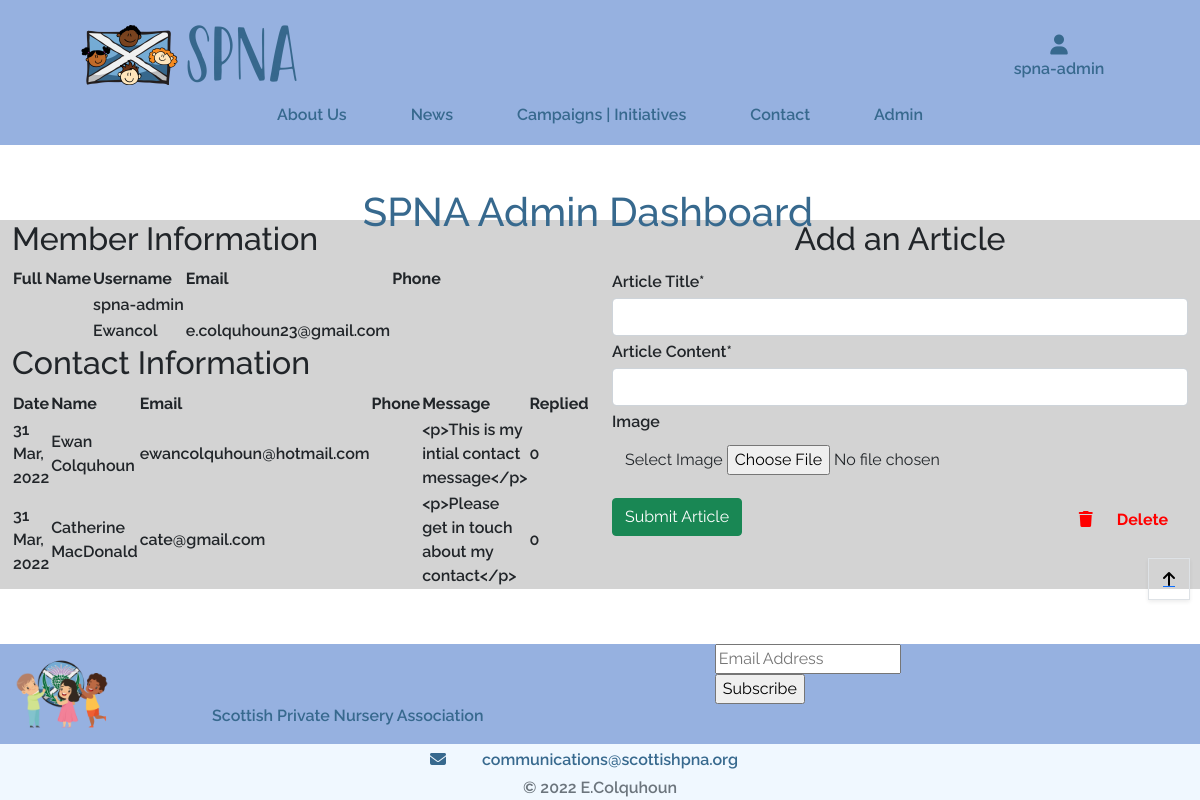
Page /spna_admin/ (signed in) on the committed database.
### contact/models.py (models this page shows, shortened)
class Contact(models.Model):
    name = models.CharField(max_length=30, null=False, blank=False)
    phone_regex = RegexValidator(regex=r'^\+?1?\d{9,15}$', message="Phone number must be entered in the format: '+999999999'. Up to 15 digits allowed.")
    phone_number = models.CharField(validators=[phone_regex], max_length=17, blank=True) # Validators should be a list
    email = models.EmailField(
        max_length=40,
        blank=False,
        help_text='Email must include "@"')
    message = models.TextField(blank=False, null=False)
    replied = models.IntegerField(choices=REPLIED, default=False)
    created = models.DateTimeField(auto_now=True)
    objects = models.Manager()
    class Meta:
        ordering = ['created']

### spna_admin/views.py (the view)
# urls.py: path('spna_admin/', include('spna_admin.urls')),
@login_required
def spna_admin(request):
    form = ArticleForm()
    users = User.objects.all()
    contacts = Contact.objects.all()
    context = {
        'form': form,
        'users': users,
        'contacts': contacts,
    }
    return render(request, 'spna_admin/spna_admin.html', context)

### contact/forms.py
class ContactForm(forms.ModelForm):
    class Meta:
        model = Contact
        fields = ('name', 'phone_number', 'email', 'message')
        widgets = {
            'message': SummernoteWidget(),
            'email': forms.EmailInput(
                attrs={'placeholder': 'you@youremail.com'}),
            'phone_number': forms.TextInput(
                attrs={'placeholder': '+44 1234567890',
                       'rows': 1, 'cols': 15})
        }

### news/forms.py
class ArticleForm(forms.ModelForm):
    class Meta:
        model = Articles
        fields = ('title', 'content', 'image',)
        widgets = {
            'content': SummernoteWidget(),
            'image': CustomClearableFileInput()
        }
    def __init__(self, *args, **kwargs):
        super().__init__(*args, **kwargs)
        self.fields['title'].label = 'Article Title'
        self.fields['content'].label = 'Article Content'

### contact/context.py (called while the page is built)
def contact_modal(request):
    contact_form = ContactForm()
    context = {
        'contact_form': contact_form
    }
    return context

### spna_admin/templates/spna_admin/spna_admin.html (shortened to what this page needs)
{% extends "base.html" %}
{% load static %}
{% load crispy_forms_tags %}
{% block extra_css %}
<link rel="stylesheet" type="text/css" href="{% static 'spna_admin/css/spna_admin.css' %}">
{% endblock %}
{% block page_header %}
    <div class="container-fluid header-container">
    </div>
{% endblock %}
{% block content %}
<section id="admin-header">
    <div class="conatiner-fluid text-center">
        <div class="row h-100 w-100">
            <div class="col-12 p-5 h-100 w-100 text-center">
                <h1 id="admin-title" class="text-blue">SPNA Admin Dashboard</h1>
            </div>
        </div>
    </div>
</section>
<section id="admin-dashboard" class="bg-light-grey">
    <div class="container-fluid">
        <div class="row">
            <div class="col-12 col-md-6 mx-auto">
                <div>
                    <div class="member-table-head">
                        <h2>Member Information</h2>
                    </div>
                    <table>
                        <tr>
                            <th>Full Name</th>
                            <th>Username</th>
                            <th>Email</th>
                            <th>Phone</th>
                        </tr>
                        {% for user in users %}
                        <tr>
                            <td>{{user.first_name}} {{user.last_name}}</td>
                            <td>{{user.username}}</td>
                            <td>{{user.email}}</td>
                            <td>{{user.phone}}</td>
                        </tr>
                        {% endfor %}
                    </table>
                </div>
                <div class="div">
                    <div class="contact-table-head">
                        <h2>Contact Information</h2>
                    </div>
                    <table>
                        <tr>
                            <th>Date</th>
                            <th>Name</th>
                            <th>Email</th>
                            <th>Phone</th>
                            <th>Message</th>
                            <th>Replied</th>
                        </tr>
                        {% for contact in contacts %}
                        <tr>
                            <td>{{contact.created|date:"d M, Y" }}</td>
                            <td>{{contact.name}}</td>
                            <td>{{contact.email}}</td>
                            <td>{{contact.phone}}</td>
                            <td>{{contact.message}}</td>
                            <td>{{contact.replied}}</td>
                        </tr>
                        {% endfor %}
                    </table>
                </div>
            </div>
            <div class="col-12 col-md-6 mx-auto">
                <div class="text-center">
                    <h2>Add an Article</h2>
                </div>
                <form class="admin-form" action="{% url 'add_article' %}" method="POST" enctype="multipart/form-data">
                    {{ form|crispy }}
                    <div>
                        <button class="btn btn-success">Submit Article</button>
                        <a id="delete-button" data-bs-toggle="modal" data-bs-target="#delete-modal" href="#delete-modal"><i class="fas fa-trash"></i>Delete</a>
                    </div>
                </form>
            </div>
        </div>
    </div>
</section>
{% endblock %}

### templates/base.html (shortened to what this page needs)
{% load static %}
{% load crispy_forms_tags %}
<!doctype html>
<html lang="en">
    <head>
        {% block corecss %}
        <link rel="stylesheet"  type="text/css" href="https://cdnjs.cloudflare.com/ajax/libs/tiny-slider/2.9.4/tiny-slider.css">
        <link href="//cdn-images.mailchimp.com/embedcode/classic-10_7_dtp.css" rel="stylesheet" type="text/css">
        <link href="https://cdn.jsdelivr.net/npm/bootstrap@5.1.3/dist/css/bootstrap.min.css" rel="stylesheet">
        <link rel="stylesheet" href="{% static 'css/base.css' %}">
        {% endblock %}
        {% block extra_css %}
        {% endblock %}
    </head>
    <body>
        <header class="fixed-top bg-blue">
            <div id="topnav" class="row pt-lg-2 d-none d-lg-flex">
                <div class="col-12 col-md-8 mx-auto my-auto py-1 py-lg-0">
                    <a href="{% url 'home' %}" class="nav-link main-logo-link">
                        <img src="{{ spna }}/media/original/logo.png" alt="SPNA Logo">
                    </a>
                </div>
                <div class="col-12 col-md-2 mx-auto my-auto py-lg-0">
                    <div class="text-center other-nav" data-bs-toggle="dropdown">
                        <div><i class="fas fa-user fa-lg"></i></div>
                        <p class="my-0 link-text">{% if request.user.is_authenticated %}<span class="italic">{{user.username}}</span>{% else %}Join/Login{% endif %}</p>
                    </div>
                        {% include 'includes/account/spna_login.html' %}
                </div>
            </div>
            <div class="row cover">
                <div class="col-12 col-md-10 mx-auto">
                    <nav class="navbar navbar-expand-lg my-auto bg-blue h-100 w-100" id="navbarNav">
                        <div class="collapse navbar-collapse" id="main-nav">
                            <ul class="navbar-nav my-auto sticky-top">
                                <li class="nav-item">
                                    <a href="{% url 'about' %}">About Us</a>
                                </li>
                                <li class="nav-item ">
                                    <a href="{% url 'news' %}">News</a>
                                </li>
                                <li class="nav-item">
                                    <a href="{% url 'initiatives' %}">Campaigns | Initiatives</a>
                                </li>
                                <li class="nav-item">
                                    <a id="contact-button" data-bs-toggle="modal" data-bs-target="#myModal" href="#myModal">Contact</a>
                                </li>
                                {% if request.user.is_authenticated %}
                                    {% if request.user.is_superuser %}
                                    <li class="nav-item">
                                        <a href="{% url 'spna_admin' %}">Admin</a>
                                    </li>
                                    {% endif %}
                                {% endif %}
                            </ul>
                        </div>
                    </nav>
                </div>
            </div>
        </header>
        {% block page_header %}
        {% endblock %}
        {% block content %}
        {% endblock %}
        <div class="btt-button shadow-sm rounded-0 border border-black">
            <a id="btt-link"class="btt-link d-flex h-100">
                <i id="btt-arrow" class="fas fa-arrow-up text-black mx-auto my-auto"></i>
            </a>
        </div>
        <footer class=" fixed-bottom">
            <div id="footer" class="container-fluid bg-blue">
                <div id="mailchimp-row" class="row">
                    <div class="col-12 col-md-2 d-none d-md-block ">
                        <img class="pl-3" src="{{ spna }}/media/original/cropped-SPNA_logo_icon.png" width="100px" height="100px" alt="Cropped SPNA logo">
                    </div>
                    <div class="col-12 col-lg-3 pb-0 mb-0 my-auto">
                        <p class="footer-logo text-blue">Scottish Private Nursery Association</p>
                    </div>
                    <div class="col-12 col-md-7">
                        <div id="mc_embed_signup">
                            <form action="https://hotmail.us14.list-manage.com/subscribe/post?u=291280cf52030472eb64f0704&amp;id=a51e9f2451" method="post" id="mc-embedded-subscribe-form" name="mc-embedded-subscribe-form" class="validate" target="_blank" novalidate>
                                <div id="mc_embed_signup_scroll">
                                    <div class="mc-field-group">
                                        <input placeholder="Email Address" type="email" value="" name="EMAIL" class="required email" id="mce-EMAIL">
                                    </div>
                                    <div class="d-inline">
                                        <input type="submit" value="Subscribe" name="subscribe" id="mc-embedded-subscribe" class="button btn-blue">
                                    </div>
                                </div>
                            </form>
                        </div>
                    </div>
                </div>
                <div id="inner-lower-footer" class="row">
                    <div class="col-12 text-center">
                        <div class="p-1">
                            <i class="fas fa-envelope"></i>
                            <a class="pl-1" href="mailto:communications@scottishpna.org">communications@scottishpna.org</a>
                        </div>
                        <span class="text-muted">&copy 2022 E.Colquhoun </span>
                    </div>
                </div>
            </div>
        </footer>
    </body>
</html>

### templates/includes/account/spna_login.html (shortened to what this page needs)
{% extends "account/base.html" %}
{% load i18n %}
{% load account socialaccount %}

### templates/allauth/account/base.html (shortened to what this page needs)
<!DOCTYPE html>
<html>
  <head>
  </head>
  <body>
  </body>
</html>

### spna_admin/templates/spna_admin/custom_widget_templates/custom_clearable_file_input.html (shortened to what this page needs)
<span class="btn btn-black rounded-0 btn-file">
Select Image <input id="new-image" type="{{ widget.type }}" name="{{ widget.name }}"{% include "django/forms/widgets/attrs.html" %}>
</span>

### static/css/base.css (style rules this page uses)
html { height: 100%; scroll-behavior: smooth; }
body { font-family: 'Raleway', sans-serif; font-weight: 600; overflow-y: auto; padding-bottom: 171px; }
.row { padding: 0; }
.fixed-top { z-index: 10; }
#topnav { height: 85px; }
.cover { min-height: 60px; }
#main-nav { justify-content: center; }
.nav-item a, footer a { text-decoration: none; color: #37698e; padding: 0 2rem; }
.bg-blue { background-color: #96b1e0; }
.bg-light-grey { background-color: lightgrey; }
.text-blue { color: #37698e; }
#footer { position: absolute; bottom: 0; align-items: center; height: fit-content; }
#inner-lower-footer { background-color: aliceblue; max-height: max-content; }
#btt-arrow { mix-blend-mode: difference; color: antiquewhite; }
.btt-button { height: 42px; width: 42px; position: fixed; bottom: 200px; right: 10px; }
.btt-link { cursor: pointer; }
#mc_embed_signup { float: right; width: 70%; }
#mc_embed_signup .mc-field-group { width: 98%; }
.fas, .link-text { color: rgb(55,105,142); }
.main-logo-link { width: fit-content; }
@media (min-width: 992px) { .header-container { padding-top: 140px; } }

### spna_admin/static/spna_admin/css/spna_admin.css (style rules this page uses)
#admin-header { height: 10vh; color: black; }
.admin-form label { padding: 4px 0px; }
#delete-button { padding: 10px 20px; float:right; color: red; text-decoration: none; font-weight: bold; border-radius: 5px; }
#delete-button i { color: red; padding-right: 1.5rem; }

### rows in the picture
Contact: created "31 Mar, 2022", name "Ewan Colquhoun", email "ewancolquhoun@hotmail.com", message "<p>This is my intial contact message</p>", replied "0"
Contact: created "31 Mar, 2022", name "Catherine MacDonald", email "cate@gmail.com", message "<p>Please get in touch about my contact</p>", replied "0"

### other values in the picture
{{ user.username }} "spna-admin"
{{ user.username }} "Ewancol"
{{ user.email }} "e.colquhoun23@gmail.com"
